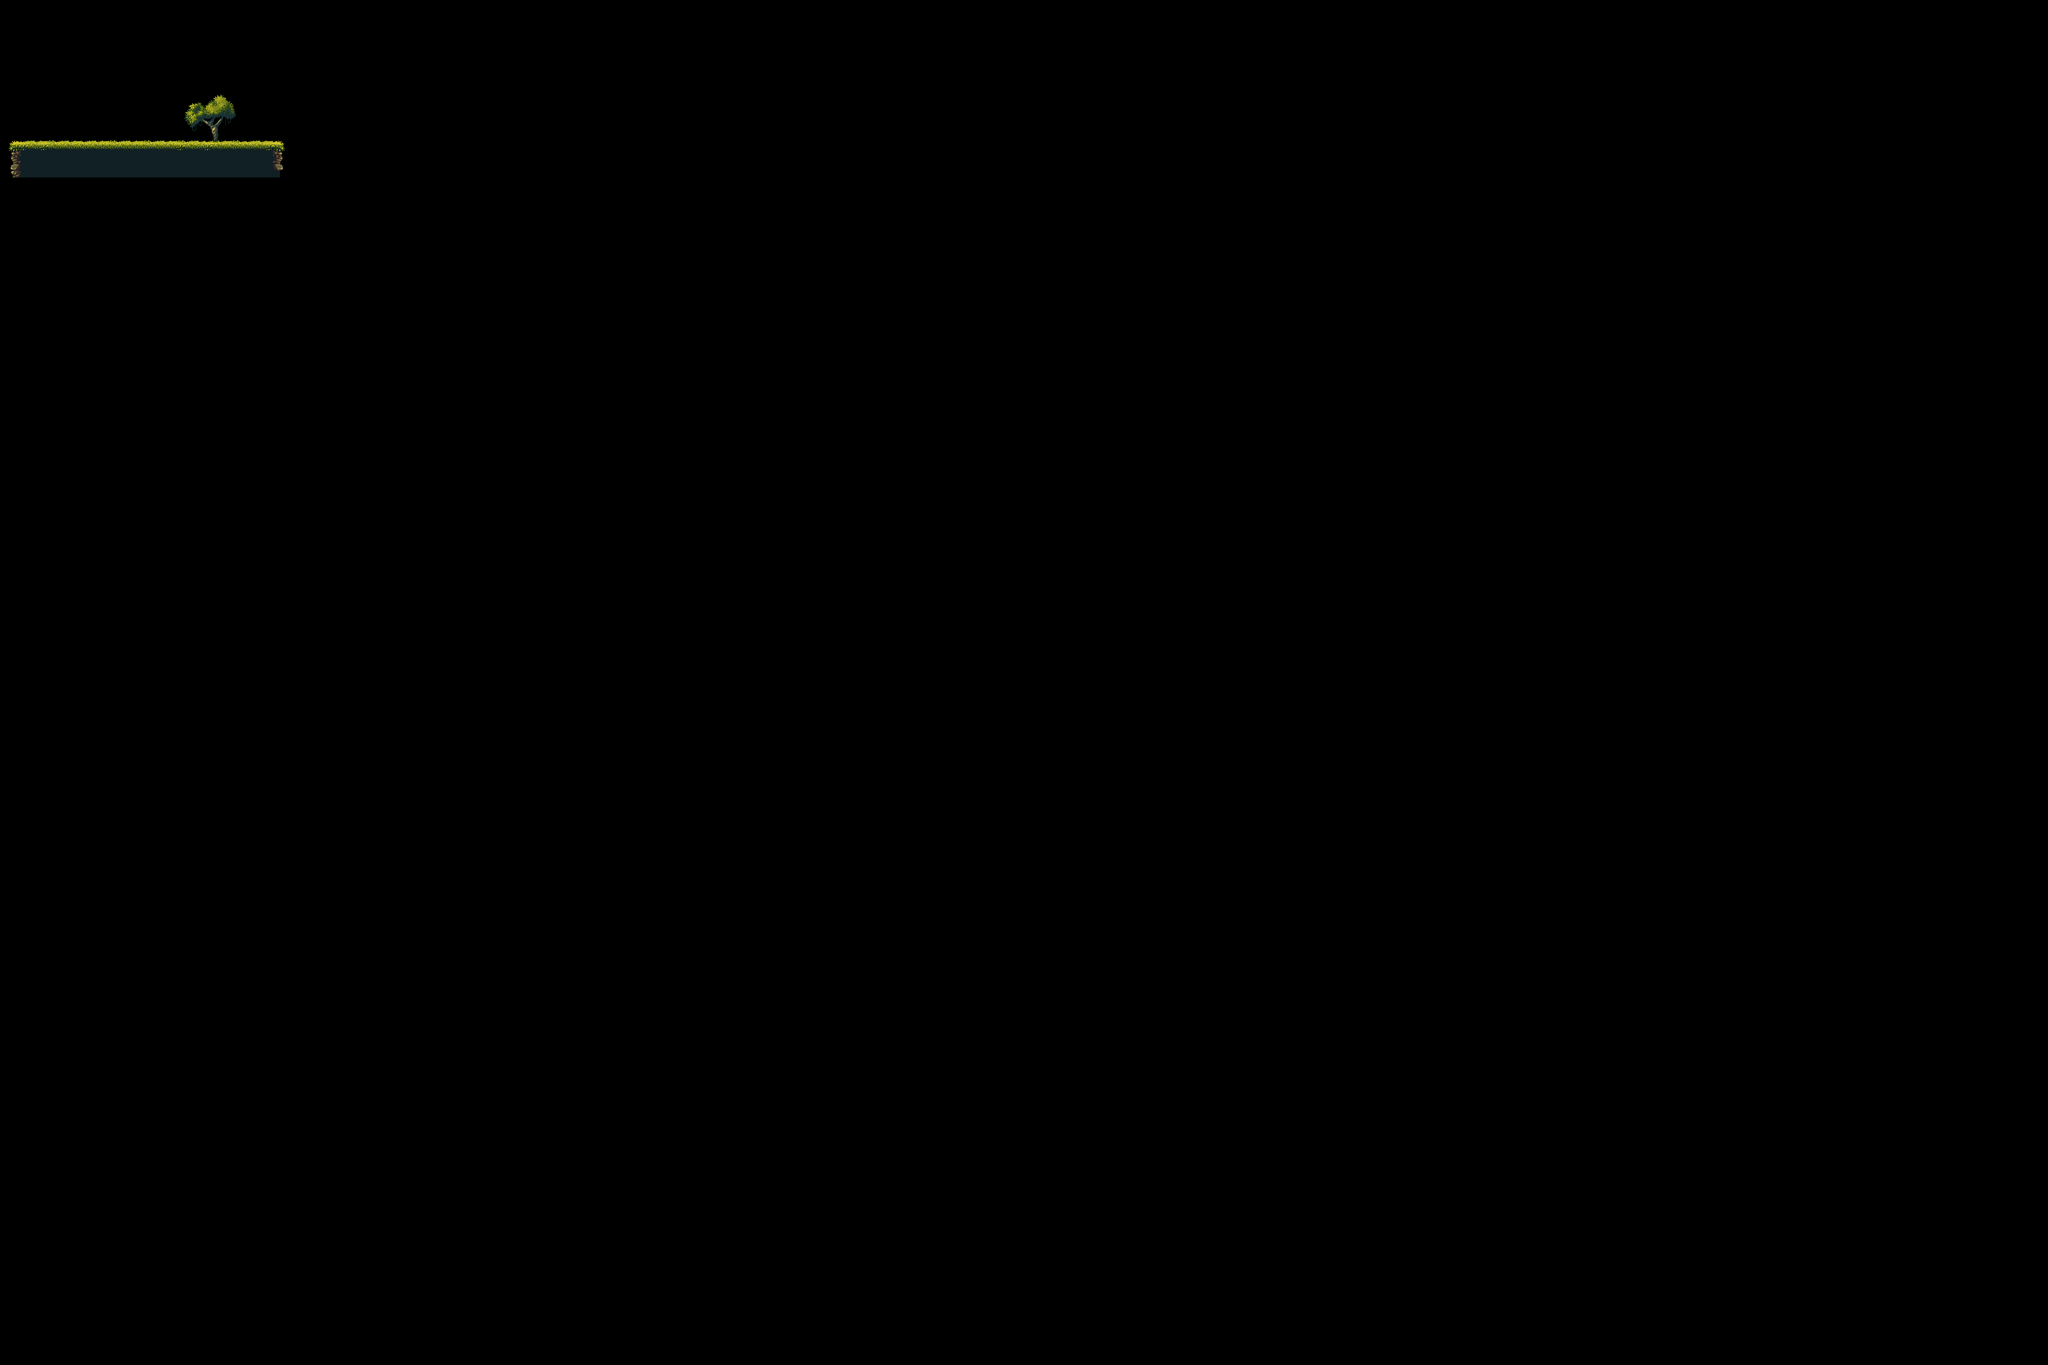

This is a level from a 2D game, rendered from its Tiled map with the project's own tilesets. A one-line summary and the map file follow, with tile-layer data summarised:
An orthogonal 300x200 tile map with 16x16 px tiles, 2 tile layers (Tile Layer 1, Tile Layer 2) and 6 objects.

<map version="1.10" tiledversion="1.10.2" orientation="orthogonal" renderorder="right-down" width="300" height="200" tilewidth="16" tileheight="16" infinite="0" nextlayerid="4" nextobjectid="11">
 <tileset firstgid="1" source="tileset.tsx" />
 <layer id="1" name="Tile Layer 1" width="300" height="200">
  <data>[60000 cells, 245 non-empty, 20 distinct tile ids]</data>
 </layer>
 <layer id="3" name="Tile Layer 2" width="300" height="200">
  <data>[60000 cells, 64 non-empty, 64 distinct tile ids]</data>
 </layer>
 <objectgroup id="2" name="Object Layer 1">
  <object id="1" x="0" y="0" width="784" height="441" />
  <object id="2" x="1511.46" y="889.866" />
  <object id="3" x="32" y="336" width="624" height="80" />
  <object id="5" x="32" y="304" width="16" height="16" />
  <object id="7" x="32" y="320" width="16" height="16" />
  <object id="10" x="0" y="0" width="208" height="96" />
 </objectgroup>
</map>
